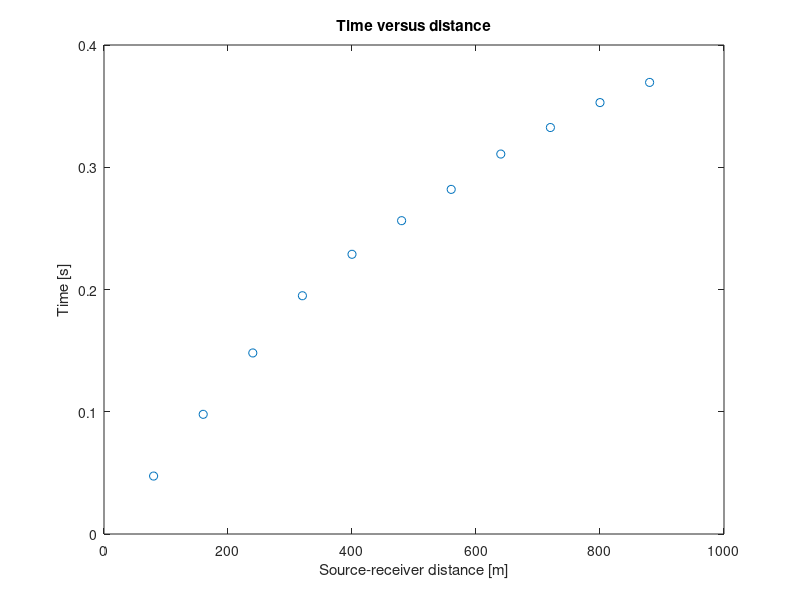

Write MATLAB code to recreate this figure. (Note: this script raises an error after producing the figure.)
% Inverse Theory - Practical 2: Inversion by trial and error

% This script computes the seismic velocity of  three different
% layers and the thickness of the upper two

% ---------------------------------
% Marisabel Gonzalez
% 09/10/2018
% ---------------------------------

% Clearing workspace, figures and command window
clear all
close all
clc


%----------------------------------
% NOMENCLATURE
%----------------------------------
% t0: first arrival time [s]
% x: distance from source [m]
% d: vector of observations (time)
% G: forward operator matrix (distance)
% s: slowness (s=1/c)
% ls_line: least square line
% z: layer thickness
% tao = intercection



% Observations
t0 = [0.0474;0.0979;0.1481;0.1949;0.2288;0.2563;0.2819;0.3108;0.3325;0.3529;0.3694];
x = [80;160;240;320;400;480;560;640;720;800;880];

% Plotting time as a function of distance
plot(x,t0, 'o')
title('Time versus distance')
xlabel('Source-receiver distance [m]')
ylabel('Time [s]')

% Observations at the first 4 geophones
d1 = [0.0474;0.0979;0.1481;0.1949];
G1 = [80;160;240;320];


% Estimating c1 from s1
m1 = inv(G1'*G1) * G1'*d1;         
c1 = 1./m1;


% Least square line layer 1
hold on
hline1 = refline(m1,0);
hline1.Color = 'b';


% Observations at the next 4 geophones
d2 = [0.2288;0.2563;0.2819;0.3108];
G2 = [400,1; 480,1; 560,1 ; 640,1];


% Estimating c2 from s2
m2 = inv(G2'*G2) * G2'*d2;      
c2 = 1./m2(1,1);


% Least square line layer 2
hold on
hline2 = refline(m2(1,1),m2(2,1));
hline2.Color = 'r';


% Computing the thickness of the first layer
z1 = ( m2(2,1)./2 )  * ( (c2*c1) / (c2^2 - c1^2)^0.5 );


% Observation at the last 3 geophones
d3 = [0.3325;0.3529;0.3694];
G3 = [720,1; 800,1; 880,1];


% Estimating c3 from s3
m3 = inv(G3'*G3) * G3'*d3;        
c3 = 1./m3(1,1);


% Least square line layer 3
hold on
hline3 = refline(m3(1,1),m3(2,1));
hline3.Color = 'g';
legend('Data Points','Geophones 1-4','Geophones 5-8','Geophones 9-11','Location','NorthWest')


% Computing the thickness of the second layer
A = ( ( ( c3^2 - c1^2 )^0.5 ) / ( c3*c1 ) );
B = ( ( ( c3^2 - c2^2 )^0.5 ) / ( c3*c2 ) );

z2 = ( m3(2,1) - (2*z1*A) ) / (2*B);



%----------------------------------
% END
%----------------------------------




